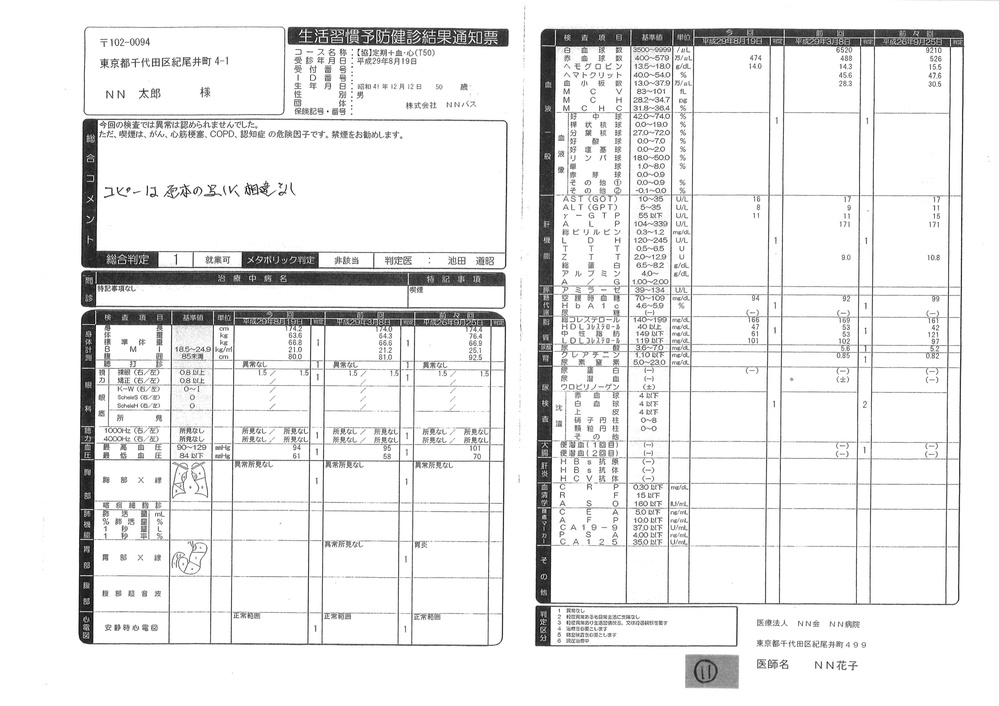
#> input picture visualize_bbox/test/a.jpg, 999 x 706 px, shrunk from 3455 x 2442 before the run, found by its file name; its folder holds only this picture in this run
$ python remove_lines.py
#> lines starting #> are read from the running program, lines starting #| are printed output that depends on the picture; after the words box and inside, x2 and y2 are one past the last pixel; in counts of white or black regions, pixels touching at a corner belong together
"""
@file morph_lines_detection.py
@brief Use morphology transformations for extracting horizontal and vertical lines sample code
"""
import numpy as np
import sys
import cv2
import os

INPUT_PATH = r'/home/hhn21/Documents/visualize_bbox/test'
OUT_PATH = r'/home/hhn21/Documents/visualize_bbox/result'

def no_lines_image(image):
    """
    :param image:
    :return: the image without it's lines
    """
    # Make image gray
    if len(image.shape) != 2:
        gray_image = cv2.cvtColor(image, cv2.COLOR_BGR2GRAY)
    else:
        gray_image = image
    # Blur and make binary
    blur_image = cv2.bilateralFilter(gray_image, 9, 15, 15)
    not_image = cv2.bitwise_not(blur_image)
    binary_image = cv2.adaptiveThreshold(not_image, 255, cv2.ADAPTIVE_THRESH_GAUSSIAN_C, cv2.THRESH_BINARY, 13, -4)

    # Set the kernel size
    image_h, image_w = binary_image.shape
    vertical_size = int(image_h*2-1)
    horizontal_size = int(image_w*2-1)
    # vertical_size = int(0.9*image_h)
    # horizontal_size = int(0.9*image_w)
    horizontal, vertical = vertical_lines_image(binary_image, horizontal_size=horizontal_size, vertical_size = vertical_size)
    mark_image = vertical + horizontal
    binary_image = ~binary_image
    no_lines_image = cv2.bitwise_or(binary_image, mark_image)
    return no_lines_image

def vertical_lines_image(image, horizontal_size=35, vertical_size=21):
    # Create the images that will use to extract the horizontal and vertical lines
    vertical = np.copy(image)
    horizontal = np.copy(image)

    # Create structure element for extracting vertical lines through morphology operations
    horizontalStructure = cv2.getStructuringElement(cv2.MORPH_RECT, (horizontal_size, 1))
    # Apply morphology operations
    horizontal = cv2.morphologyEx(horizontal, cv2.MORPH_OPEN, horizontalStructure)
    horizontalStructure = cv2.getStructuringElement(cv2.MORPH_RECT, (horizontal_size, 3))
    horizontal = cv2.dilate(horizontal, horizontalStructure)

    # Create structure element for extracting vertical lines through morphology operations
    verticalStructure = cv2.getStructuringElement(cv2.MORPH_RECT, (1, vertical_size))
    # Apply morphology operations
    vertical = cv2.morphologyEx(vertical, cv2.MORPH_OPEN, verticalStructure)
    verticalStructure = cv2.getStructuringElement(cv2.MORPH_RECT, (3, vertical_size))
    vertical = cv2.dilate(vertical, verticalStructure)

    # # invert the output image
    # horizontal = 255 - horizontal
    # vertical = 255 - vertical
    return horizontal, vertical

# [21 lines of commented-out code are left out]

def get_list_files(input_dir):
    """
    get list name of image in input_dir
    :param input_dir: path to get list name of image
    :return: list name of image file
    """
    files = os.listdir(input_dir)
    files_image = set()
    for fn in files:
        print(fn)
        fn_lower = fn.lower()
        if fn_lower.endswith("png") or fn_lower.endswith("jpg") or fn_lower.endswith("jpeg"):
            # files_image.append(os.path.join(input_dir, fn))
            files_image.add(fn)
        elif fn_lower.endswith('pdf'):
            name = fn[:-4]
            pages = convert_from_path(os.path.join(input_dir, fn), 500)
            cnt = 0
            for page in pages:
                fp = page.save(os.path.join(input_dir, '{}_{:03d}.png'.format(name, cnt)), 'PNG')
                files_image.add('{}_{:03d}.png'.format(name, cnt))
                cnt +=1

    return files_image


def main():
    for fn in sorted(get_list_files(INPUT_PATH)):
        input_img = cv2.imread(os.path.join(INPUT_PATH, fn))
#> input_img is the input picture: shape (706, 999, 3); min 1, max 255, mean 233.7
        out_img = no_lines_image(input_img)
#> in no_lines_image, `not_image = cv2.bitwise_not(blur_image)`:
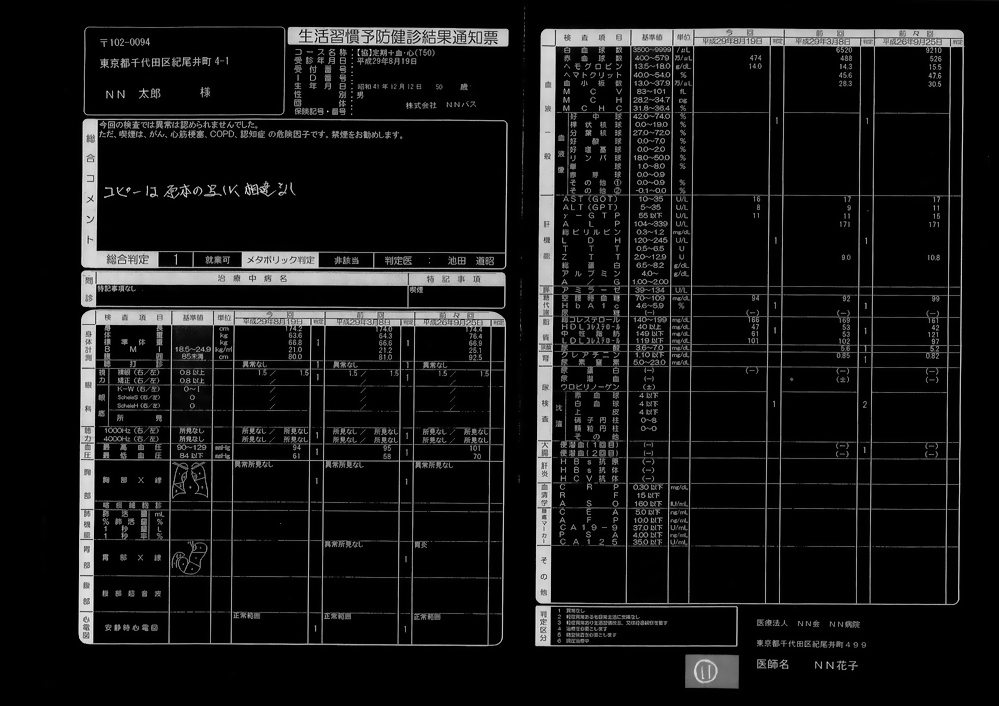
#> not_image: shape (706, 999); min 0, max 244, mean 21.1
#> in no_lines_image, `binary_image = cv2.adaptiveThreshold(not_image, 255, cv2.ADAPTIVE_THRE..`:
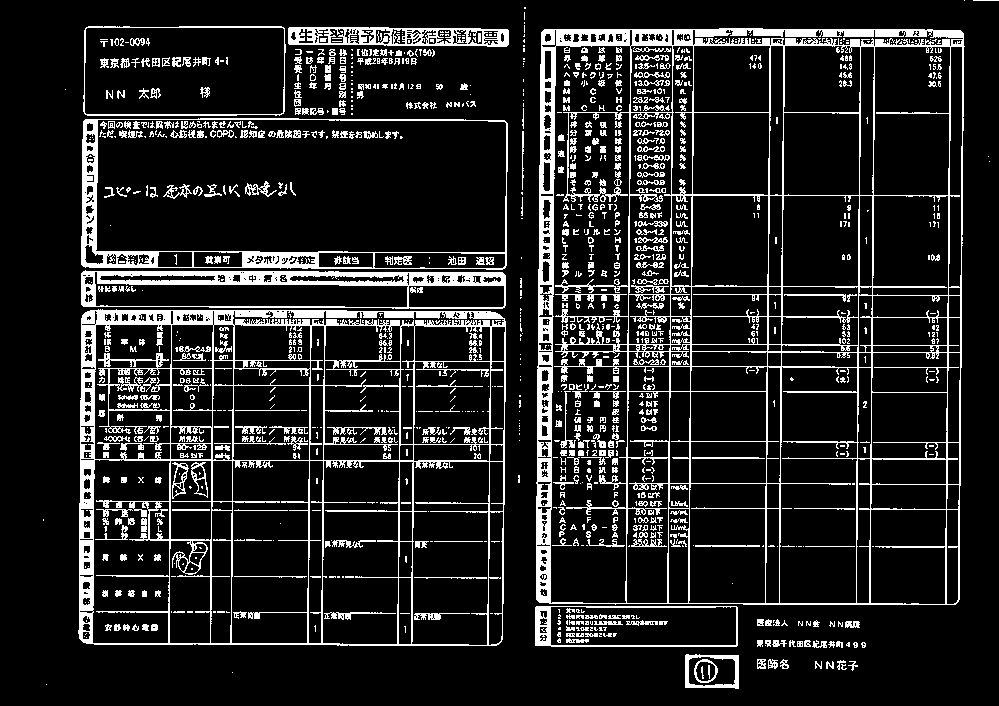
#> binary_image: shape (706, 999); 13.5% white; 1317 white regions (771 under 20 px), largest, box (x1, y1, x2, y2) and area: (536, 28, 965, 605) 29290, (78, 309, 506, 646) 21222, (81, 270, 506, 309) 5401
#> in vertical_lines_image, `horizontal = cv2.morphologyEx(horizontal, cv2.MORPH_OPEN, horizontalSt..`: horizontal: shape (706, 999); every value is 0
        fname = os.path.splitext(fn)[0]
        cv2.imwrite(os.path.join(OUT_PATH, fname+"_no_lines.png"), out_img)
        # # cv2.imwrite(os.path.join(OUT_PATH, fname+"_1horizontal.png"), horizontal)
        # cv2.imwrite(os.path.join(OUT_PATH, fname+"_1vertical.png"), vertical)
        # cv2.imwrite(os.path.join(OUT_PATH, fname+"_binary.png"), binary)
        cv2.imwrite(os.path.join(OUT_PATH, fname+".png"), input_img)

if __name__ == "__main__":
    main()

$ run again, on visualize_bbox/test/源泉徴収票02.jpg
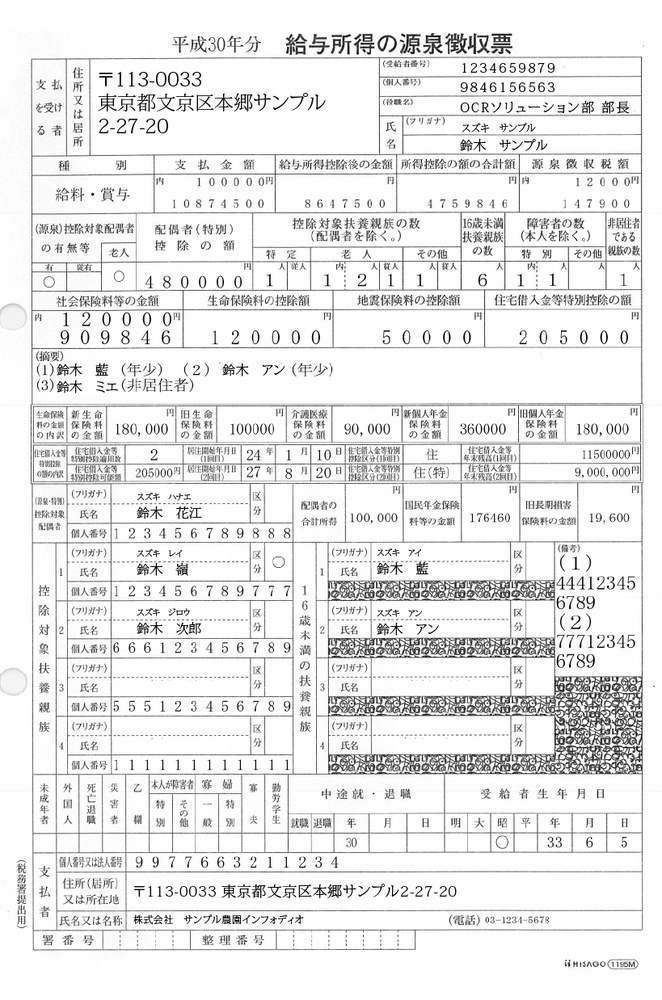
#> input picture visualize_bbox/test/源泉徴収票02.jpg, 662 x 1000 px, shrunk from 819 x 1238 before the run, found by its file name
#> in main, input_img is the input picture: shape (1000, 662, 3); min 0, max 255, mean 233.1
#> in no_lines_image, `not_image = cv2.bitwise_not(blur_image)`:
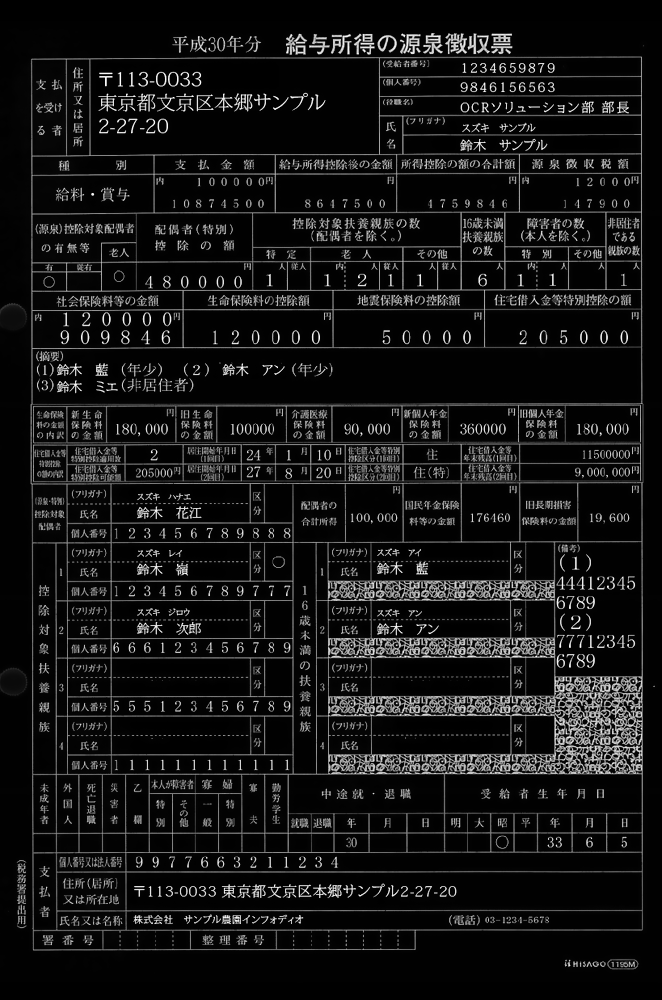
#> not_image: shape (1000, 662); min 0, max 255, mean 21.6
#> in no_lines_image, `binary_image = cv2.adaptiveThreshold(not_image, 255, cv2.ADAPTIVE_THRE..`:
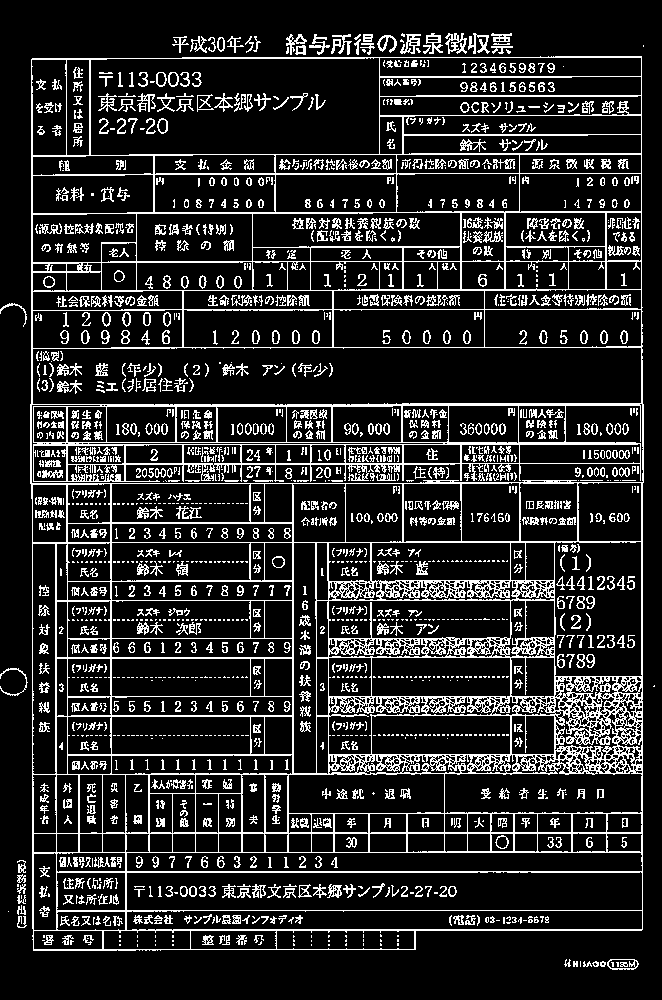
#> binary_image: shape (1000, 662); 15.8% white in thin lines or dots
#> horizontal: shape (1000, 662); every value is 0
